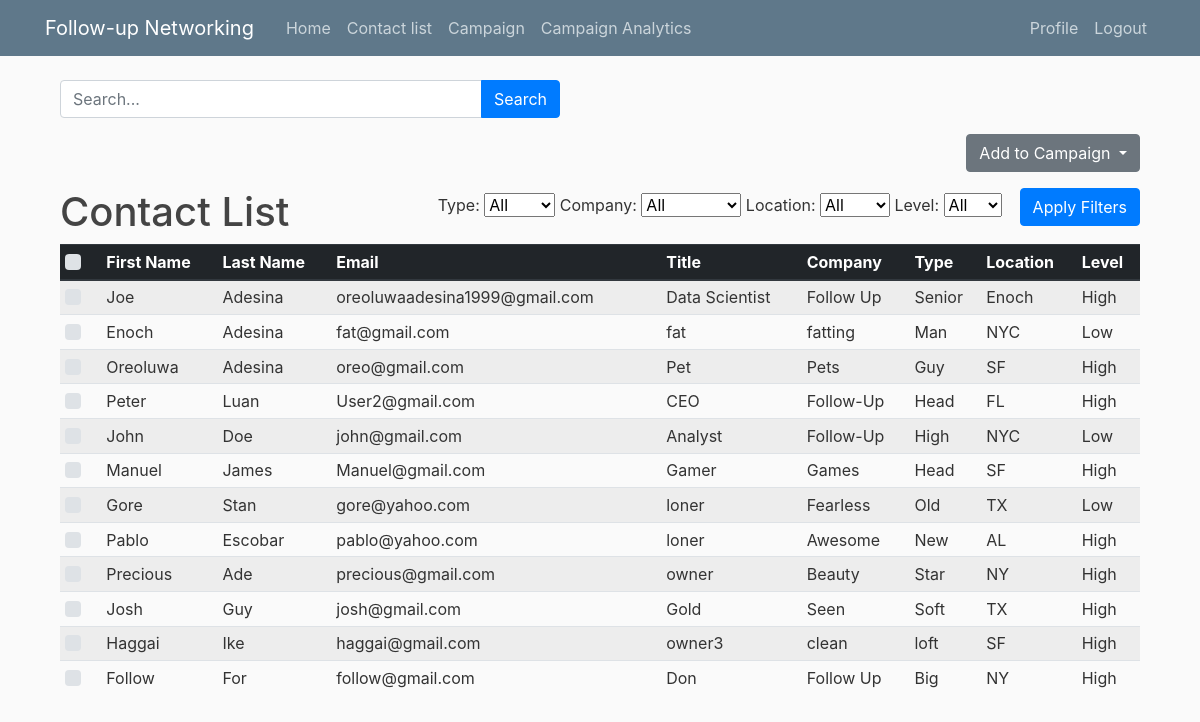
Before: /contact-list/ (signed in) with the older database file.
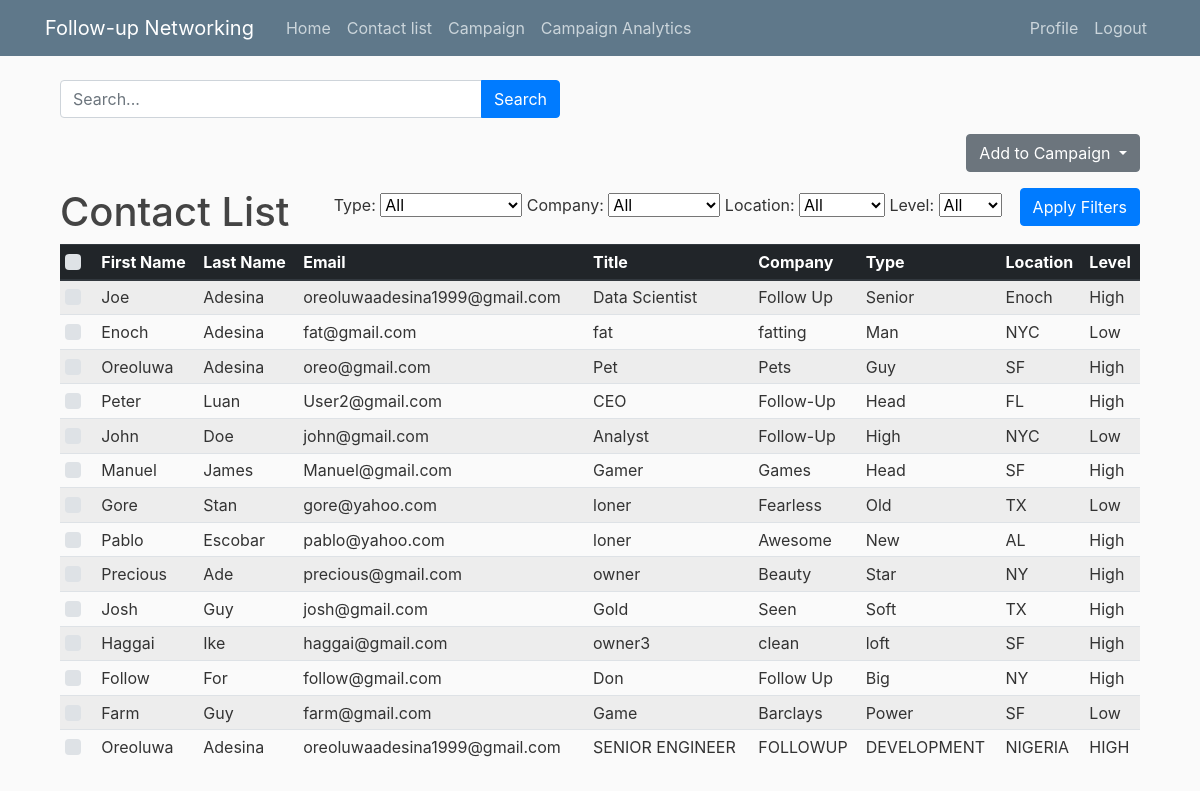
After: the same page with the newer database file.
### contacts/models.py (models this page shows, shortened)
class Contact(models.Model):
    first_name = models.CharField(max_length=50, default='None', db_index=True)
    last_name = models.CharField(max_length=50, default='None', db_index=True)
    email = models.EmailField()
    title = models.CharField(max_length=100, default='No Title', db_index=True)
    company = models.CharField(max_length=100, default='No Company', db_index=True)
    type = models.CharField(max_length=100, default='None', db_index=True)
    location = models.CharField(max_length=100, db_index=True)
    level = models.CharField(max_length=100, default='None', db_index=True)
    class Meta:
        verbose_name = "Contact"

### contacts/views.py (the view, shortened to what this page needs)
# urls.py: path('contact-list/', views.contact_list, name='contact-list'),
@login_required
def contact_list(request):
    user_campaigns = Campaign.objects.filter(user=request.user)
    campaign_names = list(user_campaigns.values_list('name', flat=True))
    distinct_types = Contact.objects.order_by('type').values_list('type', flat=True).distinct()
    distinct_companies = Contact.objects.order_by('company').values_list('company', flat=True).distinct()
    distinct_locations = Contact.objects.order_by('location').values_list('location', flat=True).distinct()
    distinct_levels = Contact.objects.order_by('level').values_list('level', flat=True).distinct()
    contacts = Contact.objects.all()
    query = request.GET.get('q')
    type_filter = request.GET.get('typeFilter')
    company_filter = request.GET.get('companyFilter')
    location_filter = request.GET.get('locationFilter')
    level_filter = request.GET.get('levelFilter')
    filter_conditions = Q()
    if type_filter:
        filter_conditions &= Q(type__icontains=type_filter)
    if company_filter:
        filter_conditions &= Q(company__icontains=company_filter)
    if location_filter:
        filter_conditions &= Q(location__icontains=location_filter)
    if level_filter:
        filter_conditions &= Q(level__icontains=level_filter)
    contacts = contacts.filter(filter_conditions)
    return render(request, 'contact_list.html', {
        'contacts': contacts,
        'distinct_types': distinct_types,
        'distinct_companies': distinct_companies,
        'distinct_locations': distinct_locations,
        'distinct_levels': distinct_levels,
        'campaign_names': campaign_names,
        'query': query,  # Pass the query to the template for display
    })

### contacts/templates/contact_list.html (shortened to what this page needs)
{% extends 'base.html' %}
{% block content %}
<div class="container mt-4">
    <form class="form-inline" method="get" action="{% url 'contact-list' %}">
        <div class="input-group" style="width: 500px;">
            <input type="text" class="form-control" name="q" id="q" placeholder="Search...">
            <div class="input-group-append">
                <button type="submit" class="btn btn-primary">Search</button>
            </div>
        </div>
    </form>
    <form id="contactListForm" method="post" action="{% url 'contact-list' %}">
        <div class="d-flex justify-content-end mt-3 mb-3">
            <div class="ml-2">
                <div class="dropdown">
                    <button class="btn btn-secondary dropdown-toggle" type="button" id="addCampaignDropdown" data-toggle="dropdown" aria-haspopup="true" aria-expanded="false">
                        Add to Campaign
                    </button>
                </div>
            </div>
        </div>
        <div class="filter-menu float-right">
            <label for="typeFilter">Type:</label>
            <select id="typeFilter">
                <option value="">All</option>
            </select>
            <label for="companyFilter">Company:</label>
            <select id="companyFilter">
                <option value="">All</option>
            </select>
            <label for="locationFilter">Location:</label>
            <select id="locationFilter">
                <option value="">All</option>
            </select>
            <label for="levelFilter">Level:</label>
            <select id="levelFilter">
                <option value="">All</option>
            </select>
            <button id="applyFilterButton" class="btn btn-primary">Apply Filters</button>
        </div>
        <h1>Contact List</h1>
        <table class="table table-striped table-sm">
            <thead class="thead-dark">
                <tr>
                    <th scope="col">
                        <div class="text-center">
                            <div class="custom-control custom-checkbox">
                            </div>
                        </div>
                    </th>
                    <th scope="col">First Name</th>
                    <th scope="col">Last Name</th>
                    <th scope="col">Email</th>
                    <th scope="col">Title</th>
                    <th scope="col">Company</th>
                    <th scope="col">Type</th>
                    <th scope="col">Location</th>
                    <th scope="col">Level</th>
                </tr>
            </thead>
            <tbody id="contactTableBody">
                {% for contact in contacts %}
                <tr class="contact-row" data-id="{{ contact.id }}">
                    <td>
                        <div class="text-center">
                            <div class="custom-control custom-checkbox">
                            </div>
                        </div>
                    </td>
                    <td>{{ contact.first_name }}</td>
                    <td>{{ contact.last_name }}</td>
                    <td>{{ contact.email }}</td>
                    <td>{{ contact.title }}</td>
                    <td>{{ contact.company }}</td>
                    <td>{{ contact.type }}</td>
                    <td>{{ contact.location }}</td>
                    <td>{{ contact.level }}</td>
                </tr>
                {% endfor %}
            </tbody>
        </table>
    </form>
</div>
{% endblock %}

### contacts/templates/base.html (shortened to what this page needs)
{% load static %}
<!DOCTYPE html>
<html lang="en">
<head>
    <link rel="stylesheet" href="https://cdn.jsdelivr.net/npm/bootstrap@4.0.0/dist/css/bootstrap.min.css">
    <link rel="stylesheet" type="text/css" href="{% static 'main.css' %}">
</head>
<body>
    <header class="site-header">
        <nav class="navbar navbar-expand-md navbar-dark bg-steel fixed-top">
            <div class="container">
                <a class="navbar-brand mr-4" href="{% url 'home' %}">Follow-up Networking</a>
                <div class="collapse navbar-collapse" id="navbarToggle">
                    <div class="navbar-nav mr-auto">
                        <a class="nav-item nav-link" href="{% url 'home' %}">Home</a>
                        <a class="nav-item nav-link" href="{% url 'contact-list' %}">Contact list</a>
                        <a class="nav-item nav-link" href="{% url 'campaign_page' %}">Campaign</a>
                        <a class="nav-item nav-link" href="{% url 'campaign_analytics' %}">Campaign Analytics</a>
                    </div>
                    <div class="navbar-nav ml-auto">
                        {% if user.is_authenticated %}
                            <a class="nav-item nav-link" href="{% url 'profile' %}">Profile</a>
                            <a class="nav-item nav-link" href="{% url 'logout' %}">Logout</a>
                        {% else %}
                            <a class="nav-item nav-link" href="{% url 'login' %}">Login</a>
                            <a class="nav-item nav-link" href="{% url 'register' %}">Register</a>
                        {% endif %}
                    </div>
                </div>
            </div>
        </nav>
    </header>
    <main role="main" class="container">
        {% block content %}
        {% endblock %}
    </main>
</body>
</html>

### contacts/static/main.css (style rules this page uses)
body { background: #fafafa; color: #333333; margin-top: 5rem; }
h1, h2, h3, h4, h5, h6 { color: #444444; }
.bg-steel { background-color: #5f788a; }
.site-header .navbar-nav .nav-link { color: #cbd5db; }

Changed rows visible on the page:
added Contact: first_name "Farm", last_name "Guy", email "farm@gmail.com", title "Game", company "Barclays", type "Power", location "SF", level "Low"
added Contact: first_name "Oreoluwa", last_name "Adesina", email "oreoluwaadesina1999@gmail.com", title "SENIOR ENGINEER", company "FOLLOWUP", type "DEVELOPMENT", location "NIGERIA", level "HIGH"
